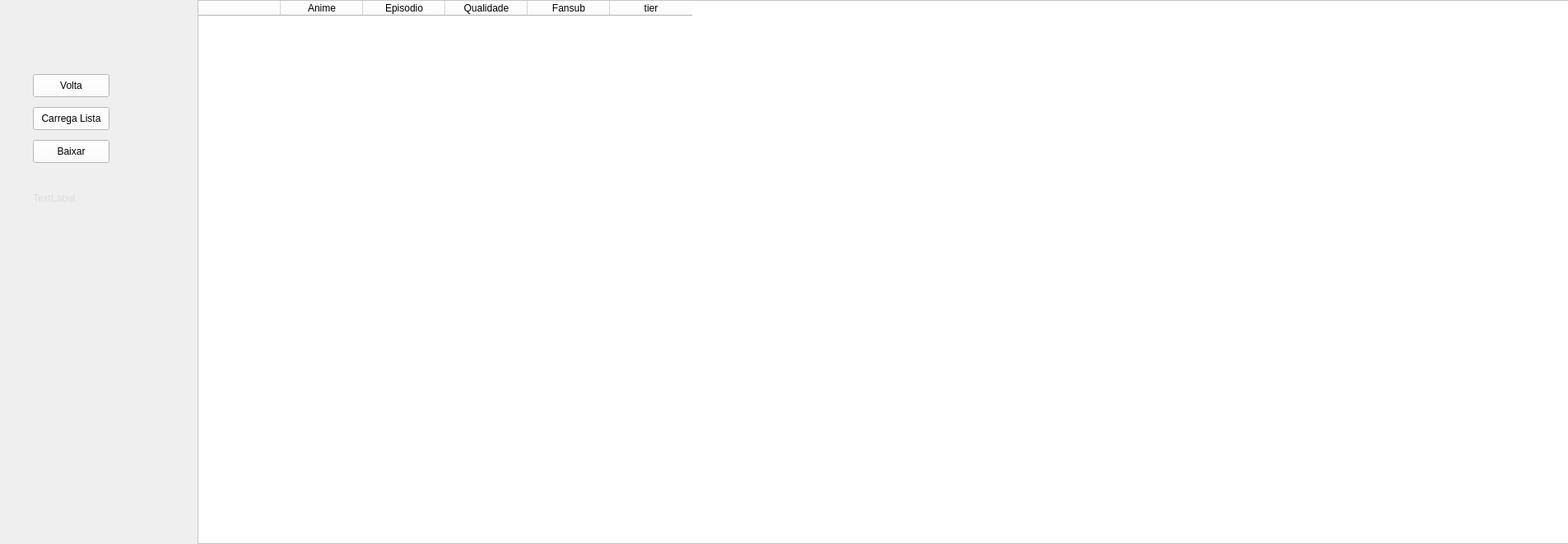
<?xml version="1.0" encoding="UTF-8"?>
<ui version="4.0">
 <class>torrent</class>
 <widget class="QWidget" name="torrent">
  <property name="geometry">
   <rect>
    <x>0</x>
    <y>0</y>
    <width>1905</width>
    <height>661</height>
   </rect>
  </property>
  <property name="windowTitle">
   <string>Form</string>
  </property>
  <widget class="QPushButton" name="pushButton">
   <property name="geometry">
    <rect>
     <x>40</x>
     <y>90</y>
     <width>93</width>
     <height>28</height>
    </rect>
   </property>
   <property name="styleSheet">
    <string notr="true">background: white;
</string>
   </property>
   <property name="text">
    <string>Volta</string>
   </property>
  </widget>
  <widget class="QPushButton" name="XML">
   <property name="geometry">
    <rect>
     <x>40</x>
     <y>130</y>
     <width>93</width>
     <height>28</height>
    </rect>
   </property>
   <property name="styleSheet">
    <string notr="true">background: white;</string>
   </property>
   <property name="text">
    <string>Carrega Lista</string>
   </property>
  </widget>
  <widget class="QTableWidget" name="ListaTorrents">
   <property name="geometry">
    <rect>
     <x>240</x>
     <y>0</y>
     <width>1684</width>
     <height>661</height>
    </rect>
   </property>
   <property name="styleSheet">
    <string notr="true">background: white;
</string>
   </property>
   <column>
    <property name="text">
     <string/>
    </property>
   </column>
   <column>
    <property name="text">
     <string>Anime</string>
    </property>
   </column>
   <column>
    <property name="text">
     <string>Episodio</string>
    </property>
   </column>
   <column>
    <property name="text">
     <string>Qualidade</string>
    </property>
   </column>
   <column>
    <property name="text">
     <string>Fansub</string>
    </property>
   </column>
   <column>
    <property name="text">
     <string>tier</string>
    </property>
   </column>
  </widget>
  <widget class="QLabel" name="label">
   <property name="geometry">
    <rect>
     <x>40</x>
     <y>220</y>
     <width>151</width>
     <height>41</height>
    </rect>
   </property>
   <property name="styleSheet">
    <string notr="true">background: transparent;
font: 75 10pt &quot;MS Shell Dlg 2&quot;;
color: rgb(220, 220, 220);
</string>
   </property>
   <property name="text">
    <string>TextLabel</string>
   </property>
  </widget>
  <widget class="QPushButton" name="Download">
   <property name="geometry">
    <rect>
     <x>40</x>
     <y>170</y>
     <width>93</width>
     <height>28</height>
    </rect>
   </property>
   <property name="styleSheet">
    <string notr="true">background: white;</string>
   </property>
   <property name="text">
    <string>Baixar</string>
   </property>
  </widget>
 </widget>
 <resources/>
 <connections/>
</ui>
